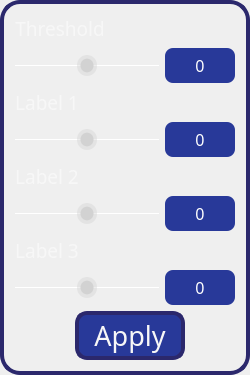
             <widget class="QFrame" name="frame">
              <property name="minimumSize">
               <size>
                <width>250</width>
                <height>0</height>
               </size>
              </property>
              <property name="maximumSize">
               <size>
                <width>250</width>
                <height>16777215</height>
               </size>
              </property>
              <property name="styleSheet">
               <string notr="true">QFrame{
	border-radius:20px;
	border: 4px solid rgb(43, 40, 108);
}</string>
              </property>
              <property name="frameShape">
               <enum>QFrame::StyledPanel</enum>
              </property>
              <property name="frameShadow">
               <enum>QFrame::Raised</enum>
              </property>
              <layout class="QGridLayout" name="gridLayout_3">
               <property name="sizeConstraint">
                <enum>QLayout::SetMaximumSize</enum>
               </property>
               <property name="horizontalSpacing">
                <number>6</number>
               </property>
               <item row="3" column="0" colspan="2">
                <layout class="QVBoxLayout" name="verticalLayout_12">
                 <item alignment="Qt::AlignLeft">
                  <widget class="QLabel" name="label2">
                   <property name="maximumSize">
                    <size>
                     <width>16777215</width>
                     <height>40</height>
                    </size>
                   </property>
                   <property name="font">
                    <font>
                     <family>A Nasr</family>
                     <pointsize>14</pointsize>
                     <bold>false</bold>
                    </font>
                   </property>
                   <property name="styleSheet">
                    <string notr="true">QLabel{
	color: rgb(247, 247, 247);
	border:none;
}</string>
                   </property>
                   <property name="text">
                    <string>Label 2</string>
                   </property>
                   <property name="textFormat">
                    <enum>Qt::AutoText</enum>
                   </property>
                   <property name="alignment">
                    <set>Qt::AlignCenter</set>
                   </property>
                  </widget>
                 </item>
                 <item>
                  <layout class="QHBoxLayout" name="horizontalLayout_5">
                   <item>
                    <widget class="QSlider" name="Slider2">
                     <property name="sizePolicy">
                      <sizepolicy hsizetype="Preferred" vsizetype="Preferred">
                       <horstretch>0</horstretch>
                       <verstretch>0</verstretch>
                      </sizepolicy>
                     </property>
                     <property name="minimumSize">
                      <size>
                       <width>100</width>
                       <height>35</height>
                      </size>
                     </property>
                     <property name="maximumSize">
                      <size>
                       <width>16777215</width>
                       <height>40</height>
                      </size>
                     </property>
                     <property name="styleSheet">
                      <string notr="true">QSlider:horizontal {
    min-height: 35%;
}
QSlider::groove:horizontal {
    height: 1px;
    background: white; 
}
QSlider::handle:horizontal {
    width: 20px;
    margin-top: -10px;
    margin-bottom: -10px;
    border-radius: 10px;
    background: qradialgradient(spread:reflect, cx:0.5, cy:0.5, radius:0.5, fx:0.5, fy:0.5, stop:0.6 rgba(210, 210, 210, 255), stop:0.7 rgba(210, 210, 210, 100));
}
QSlider::handle:horizontal:hover {
    background: qradialgradient(spread:reflect, cx:0.5, cy:0.5, radius:0.5, fx:0.5, fy:0.5, stop:0.6 rgba(255, 255, 255, 255), stop:0.7 rgba(255, 255, 255, 100));
}</string>
                     </property>
                     <property name="minimum">
                      <number>50</number>
                     </property>
                     <property name="maximum">
                      <number>250</number>
                     </property>
                     <property name="value">
                      <number>150</number>
                     </property>
                     <property name="orientation">
                      <enum>Qt::Horizontal</enum>
                     </property>
                    </widget>
                   </item>
                   <item>
                    <widget class="QLabel" name="slider2_val">
                     <property name="maximumSize">
                      <size>
                       <width>70</width>
                       <height>40</height>
                      </size>
                     </property>
                     <property name="font">
                      <font>
                       <family>Impact</family>
                       <pointsize>12</pointsize>
                      </font>
                     </property>
                     <property name="styleSheet">
                      <string notr="true">QLabel {
background-color: rgb(40, 57, 153);
border: 0;
border-radius: 8px;
color: #fff;
}</string>
                     </property>
                     <property name="frameShape">
                      <enum>QFrame::NoFrame</enum>
                     </property>
                     <property name="frameShadow">
                      <enum>QFrame::Plain</enum>
                     </property>
                     <property name="lineWidth">
                      <number>5</number>
                     </property>
                     <property name="midLineWidth">
                      <number>5</number>
                     </property>
                     <property name="text">
                      <string>0</string>
                     </property>
                     <property name="textFormat">
                      <enum>Qt::AutoText</enum>
                     </property>
                     <property name="alignment">
                      <set>Qt::AlignCenter</set>
                     </property>
                    </widget>
                   </item>
                  </layout>
                 </item>
                </layout>
               </item>
               <item row="2" column="0" colspan="2">
                <layout class="QVBoxLayout" name="verticalLayout_10">
                 <item alignment="Qt::AlignLeft">
                  <widget class="QLabel" name="label1">
                   <property name="maximumSize">
                    <size>
                     <width>16777215</width>
                     <height>40</height>
                    </size>
                   </property>
                   <property name="font">
                    <font>
                     <family>A Nasr</family>
                     <pointsize>14</pointsize>
                     <bold>false</bold>
                    </font>
                   </property>
                   <property name="styleSheet">
                    <string notr="true">QLabel{
	color: rgb(247, 247, 247);
	border:none;
}</string>
                   </property>
                   <property name="text">
                    <string>Label 1</string>
                   </property>
                   <property name="textFormat">
                    <enum>Qt::AutoText</enum>
                   </property>
                   <property name="alignment">
                    <set>Qt::AlignCenter</set>
                   </property>
                  </widget>
                 </item>
                 <item>
                  <layout class="QHBoxLayout" name="horizontalLayout_3">
                   <item>
                    <widget class="QSlider" name="Slider1">
                     <property name="sizePolicy">
                      <sizepolicy hsizetype="Preferred" vsizetype="Preferred">
                       <horstretch>0</horstretch>
                       <verstretch>0</verstretch>
                      </sizepolicy>
                     </property>
                     <property name="minimumSize">
                      <size>
                       <width>100</width>
                       <height>35</height>
                      </size>
                     </property>
                     <property name="maximumSize">
                      <size>
                       <width>16777215</width>
                       <height>40</height>
                      </size>
                     </property>
                     <property name="styleSheet">
                      <string notr="true">QSlider:horizontal {
    min-height: 35%;
}
QSlider::groove:horizontal {
    height: 1px;
    background: white; 
}
QSlider::handle:horizontal {
    width: 20px;
    margin-top: -10px;
    margin-bottom: -10px;
    border-radius: 10px;
    background: qradialgradient(spread:reflect, cx:0.5, cy:0.5, radius:0.5, fx:0.5, fy:0.5, stop:0.6 rgba(210, 210, 210, 255), stop:0.7 rgba(210, 210, 210, 100));
}
QSlider::handle:horizontal:hover {
    background: qradialgradient(spread:reflect, cx:0.5, cy:0.5, radius:0.5, fx:0.5, fy:0.5, stop:0.6 rgba(255, 255, 255, 255), stop:0.7 rgba(255, 255, 255, 100));
}</string>
                     </property>
                     <property name="minimum">
                      <number>50</number>
                     </property>
                     <property name="maximum">
                      <number>250</number>
                     </property>
                     <property name="value">
                      <number>150</number>
                     </property>
                     <property name="orientation">
                      <enum>Qt::Horizontal</enum>
                     </property>
                    </widget>
                   </item>
                   <item>
                    <widget class="QLabel" name="slider1_val">
                     <property name="maximumSize">
                      <size>
                       <width>70</width>
                       <height>40</height>
                      </size>
                     </property>
                     <property name="font">
                      <font>
                       <family>Impact</family>
                       <pointsize>12</pointsize>
                      </font>
                     </property>
                     <property name="styleSheet">
                      <string notr="true">QLabel {
background-color: rgb(40, 57, 153);
border: 0;
border-radius: 8px;
color: #fff;
}</string>
                     </property>
                     <property name="frameShape">
                      <enum>QFrame::NoFrame</enum>
                     </property>
                     <property name="frameShadow">
                      <enum>QFrame::Plain</enum>
                     </property>
                     <property name="lineWidth">
                      <number>5</number>
                     </property>
                     <property name="midLineWidth">
                      <number>5</number>
                     </property>
                     <property name="text">
                      <string>0</string>
                     </property>
                     <property name="textFormat">
                      <enum>Qt::AutoText</enum>
                     </property>
                     <property name="alignment">
                      <set>Qt::AlignCenter</set>
                     </property>
                    </widget>
                   </item>
                  </layout>
                 </item>
                </layout>
               </item>
               <item row="5" column="0" alignment="Qt::AlignVCenter">
                <widget class="QPushButton" name="applyButton">
                 <property name="sizePolicy">
                  <sizepolicy hsizetype="Minimum" vsizetype="Fixed">
                   <horstretch>0</horstretch>
                   <verstretch>0</verstretch>
                  </sizepolicy>
                 </property>
                 <property name="minimumSize">
                  <size>
                   <width>0</width>
                   <height>0</height>
                  </size>
                 </property>
                 <property name="maximumSize">
                  <size>
                   <width>16777215</width>
                   <height>16777215</height>
                  </size>
                 </property>
                 <property name="font">
                  <font>
                   <family>Impact</family>
                   <pointsize>20</pointsize>
                   <bold>false</bold>
                  </font>
                 </property>
                 <property name="layoutDirection">
                  <enum>Qt::LeftToRight</enum>
                 </property>
                 <property name="autoFillBackground">
                  <bool>false</bool>
                 </property>
                 <property name="styleSheet">
                  <string notr="true">QPushButton{
appearance: button;
backface-visibility: hidden;
background-color: #283999;
border-radius: 12px;
border: 4px solid rgb(43, 40, 108);
box-shadow: rgba(50, 50, 93, .1) 0 0 0 1px inset,rgba(50, 50, 93, .1) 0 2px 5px 0,rgba(0, 0, 0, .07) 0 1px 1px 0;
	color: rgb(247, 247, 247);
margin-left:60;
cursor: pointer;
font-size: 100%;
height: 35px;
padding: 3px 15px;
position: relative;
text-align: center;
}
QPushButton:hover{
background-color: #3348c1;
}
QPushButton:pressed{
background-color: #1c2973;
}</string>
                 </property>
                 <property name="text">
                  <string>Apply</string>
                 </property>
                 <property name="autoDefault">
                  <bool>false</bool>
                 </property>
                </widget>
               </item>
               <item row="4" column="0" colspan="2">
                <layout class="QVBoxLayout" name="verticalLayout_11">
                 <item alignment="Qt::AlignLeft">
                  <widget class="QLabel" name="label3">
                   <property name="maximumSize">
                    <size>
                     <width>16777215</width>
                     <height>40</height>
                    </size>
                   </property>
                   <property name="font">
                    <font>
                     <family>A Nasr</family>
                     <pointsize>14</pointsize>
                     <bold>false</bold>
                    </font>
                   </property>
                   <property name="styleSheet">
                    <string notr="true">QLabel{
	color: rgb(247, 247, 247);
	border:none;
}</string>
                   </property>
                   <property name="text">
                    <string>Label 3</string>
                   </property>
                   <property name="textFormat">
                    <enum>Qt::AutoText</enum>
                   </property>
                   <property name="alignment">
                    <set>Qt::AlignCenter</set>
                   </property>
                  </widget>
                 </item>
                 <item>
                  <layout class="QHBoxLayout" name="horizontalLayout_4">
                   <item>
                    <widget class="QSlider" name="Slider3">
                     <property name="sizePolicy">
                      <sizepolicy hsizetype="Preferred" vsizetype="Preferred">
                       <horstretch>0</horstretch>
                       <verstretch>0</verstretch>
                      </sizepolicy>
                     </property>
                     <property name="minimumSize">
                      <size>
                       <width>100</width>
                       <height>35</height>
                      </size>
                     </property>
                     <property name="maximumSize">
                      <size>
                       <width>16777215</width>
                       <height>40</height>
                      </size>
                     </property>
                     <property name="styleSheet">
                      <string notr="true">QSlider:horizontal {
    min-height: 35%;
}
QSlider::groove:horizontal {
    height: 1px;
    background: white; 
}
QSlider::handle:horizontal {
    width: 20px;
    margin-top: -10px;
    margin-bottom: -10px;
    border-radius: 10px;
    background: qradialgradient(spread:reflect, cx:0.5, cy:0.5, radius:0.5, fx:0.5, fy:0.5, stop:0.6 rgba(210, 210, 210, 255), stop:0.7 rgba(210, 210, 210, 100));
}
QSlider::handle:horizontal:hover {
    background: qradialgradient(spread:reflect, cx:0.5, cy:0.5, radius:0.5, fx:0.5, fy:0.5, stop:0.6 rgba(255, 255, 255, 255), stop:0.7 rgba(255, 255, 255, 100));
}</string>
                     </property>
                     <property name="minimum">
                      <number>50</number>
                     </property>
                     <property name="maximum">
                      <number>250</number>
                     </property>
                     <property name="value">
                      <number>150</number>
                     </property>
                     <property name="orientation">
                      <enum>Qt::Horizontal</enum>
                     </property>
                    </widget>
                   </item>
                   <item>
                    <widget class="QLabel" name="slider3_val">
                     <property name="maximumSize">
                      <size>
                       <width>70</width>
                       <height>40</height>
                      </size>
                     </property>
                     <property name="font">
                      <font>
                       <family>Impact</family>
                       <pointsize>12</pointsize>
                      </font>
                     </property>
                     <property name="styleSheet">
                      <string notr="true">QLabel {
background-color: rgb(40, 57, 153);
border: 0;
border-radius: 8px;
color: #fff;
}</string>
                     </property>
                     <property name="frameShape">
                      <enum>QFrame::NoFrame</enum>
                     </property>
                     <property name="frameShadow">
                      <enum>QFrame::Plain</enum>
                     </property>
                     <property name="lineWidth">
                      <number>5</number>
                     </property>
                     <property name="midLineWidth">
                      <number>5</number>
                     </property>
                     <property name="text">
                      <string>0</string>
                     </property>
                     <property name="textFormat">
                      <enum>Qt::AutoText</enum>
                     </property>
                     <property name="alignment">
                      <set>Qt::AlignCenter</set>
                     </property>
                    </widget>
                   </item>
                  </layout>
                 </item>
                </layout>
               </item>
               <item row="0" column="0" rowspan="2" colspan="2">
                <layout class="QVBoxLayout" name="verticalLayout_3">
                 <item alignment="Qt::AlignLeft">
                  <widget class="QLabel" name="filterLable_3">
                   <property name="maximumSize">
                    <size>
                     <width>16777215</width>
                     <height>40</height>
                    </size>
                   </property>
                   <property name="font">
                    <font>
                     <family>A Nasr</family>
                     <pointsize>14</pointsize>
                     <bold>false</bold>
                    </font>
                   </property>
                   <property name="styleSheet">
                    <string notr="true">QLabel{
	color: rgb(247, 247, 247);
	border:none;
}</string>
                   </property>
                   <property name="text">
                    <string>Threshold</string>
                   </property>
                   <property name="textFormat">
                    <enum>Qt::AutoText</enum>
                   </property>
                   <property name="alignment">
                    <set>Qt::AlignCenter</set>
                   </property>
                  </widget>
                 </item>
                 <item>
                  <layout class="QHBoxLayout" name="horizontalLayout">
                   <item>
                    <widget class="QSlider" name="threshSlider">
                     <property name="sizePolicy">
                      <sizepolicy hsizetype="Preferred" vsizetype="Preferred">
                       <horstretch>0</horstretch>
                       <verstretch>0</verstretch>
                      </sizepolicy>
                     </property>
                     <property name="minimumSize">
                      <size>
                       <width>100</width>
                       <height>35</height>
                      </size>
                     </property>
                     <property name="maximumSize">
                      <size>
                       <width>16777215</width>
                       <height>40</height>
                      </size>
                     </property>
                     <property name="styleSheet">
                      <string notr="true">QSlider:horizontal {
    min-height: 35%;
}
QSlider::groove:horizontal {
    height: 1px;
    background: white; 
}
QSlider::handle:horizontal {
    width: 20px;
    margin-top: -10px;
    margin-bottom: -10px;
    border-radius: 10px;
    background: qradialgradient(spread:reflect, cx:0.5, cy:0.5, radius:0.5, fx:0.5, fy:0.5, stop:0.6 rgba(210, 210, 210, 255), stop:0.7 rgba(210, 210, 210, 100));
}
QSlider::handle:horizontal:hover {
    background: qradialgradient(spread:reflect, cx:0.5, cy:0.5, radius:0.5, fx:0.5, fy:0.5, stop:0.6 rgba(255, 255, 255, 255), stop:0.7 rgba(255, 255, 255, 100));
}</string>
                     </property>
                     <property name="minimum">
                      <number>50</number>
                     </property>
                     <property name="maximum">
                      <number>250</number>
                     </property>
                     <property name="value">
                      <number>150</number>
                     </property>
                     <property name="orientation">
                      <enum>Qt::Horizontal</enum>
                     </property>
                    </widget>
                   </item>
                   <item>
                    <widget class="QLabel" name="slider0_val">
                     <property name="maximumSize">
                      <size>
                       <width>70</width>
                       <height>40</height>
                      </size>
                     </property>
                     <property name="font">
                      <font>
                       <family>Impact</family>
                       <pointsize>12</pointsize>
                      </font>
                     </property>
                     <property name="styleSheet">
                      <string notr="true">QLabel {
background-color: rgb(40, 57, 153);
border: 0;
border-radius: 8px;
color: #fff;
}</string>
                     </property>
                     <property name="frameShape">
                      <enum>QFrame::NoFrame</enum>
                     </property>
                     <property name="frameShadow">
                      <enum>QFrame::Plain</enum>
                     </property>
                     <property name="lineWidth">
                      <number>5</number>
                     </property>
                     <property name="midLineWidth">
                      <number>5</number>
                     </property>
                     <property name="text">
                      <string>0</string>
                     </property>
                     <property name="textFormat">
                      <enum>Qt::AutoText</enum>
                     </property>
                     <property name="alignment">
                      <set>Qt::AlignCenter</set>
                     </property>
                    </widget>
                   </item>
                  </layout>
                 </item>
                </layout>
               </item>
              </layout>
             </widget>
